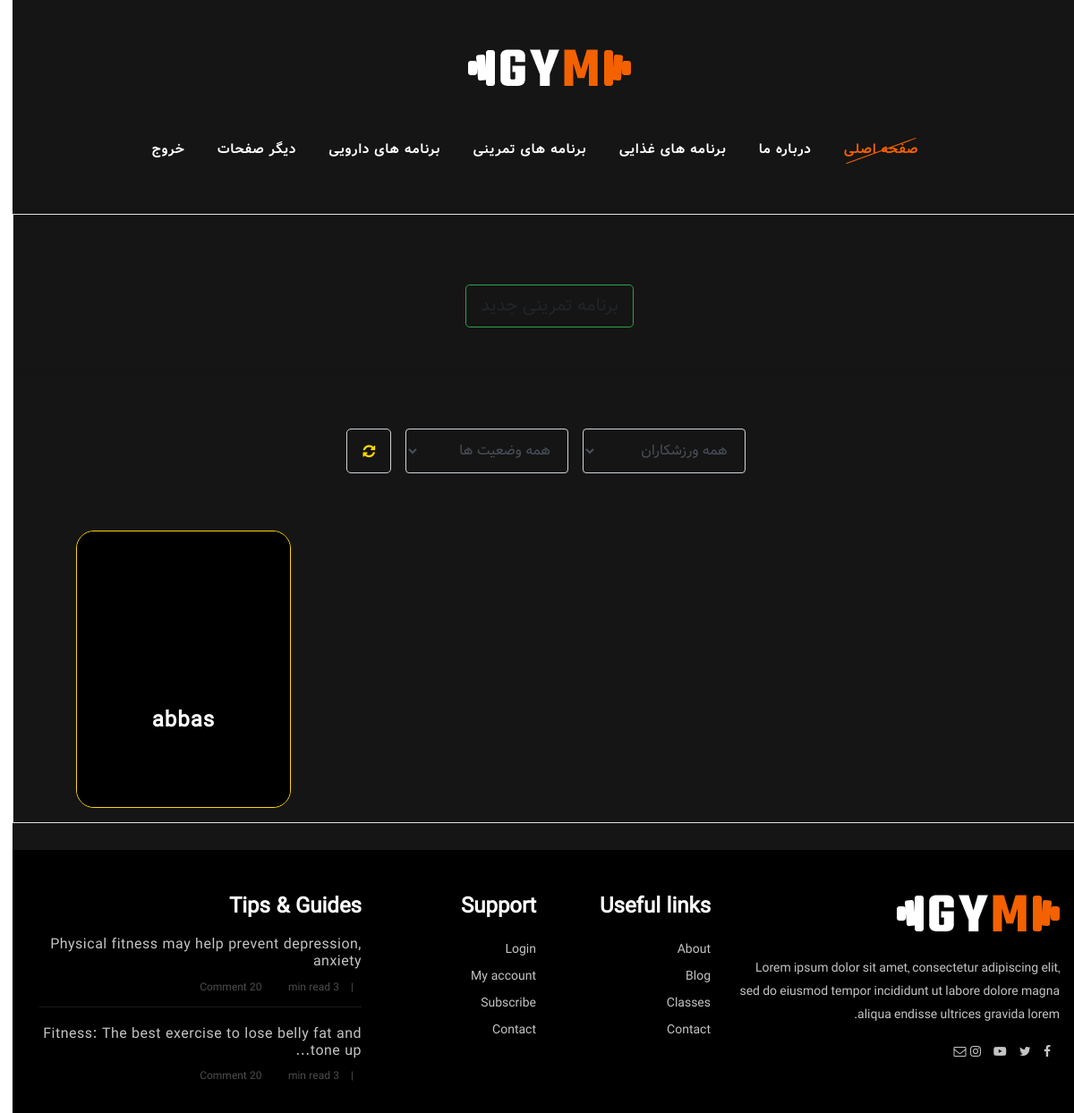
Page /manage_exercise/ExercisePlan/ (signed in) on the earlier database version.
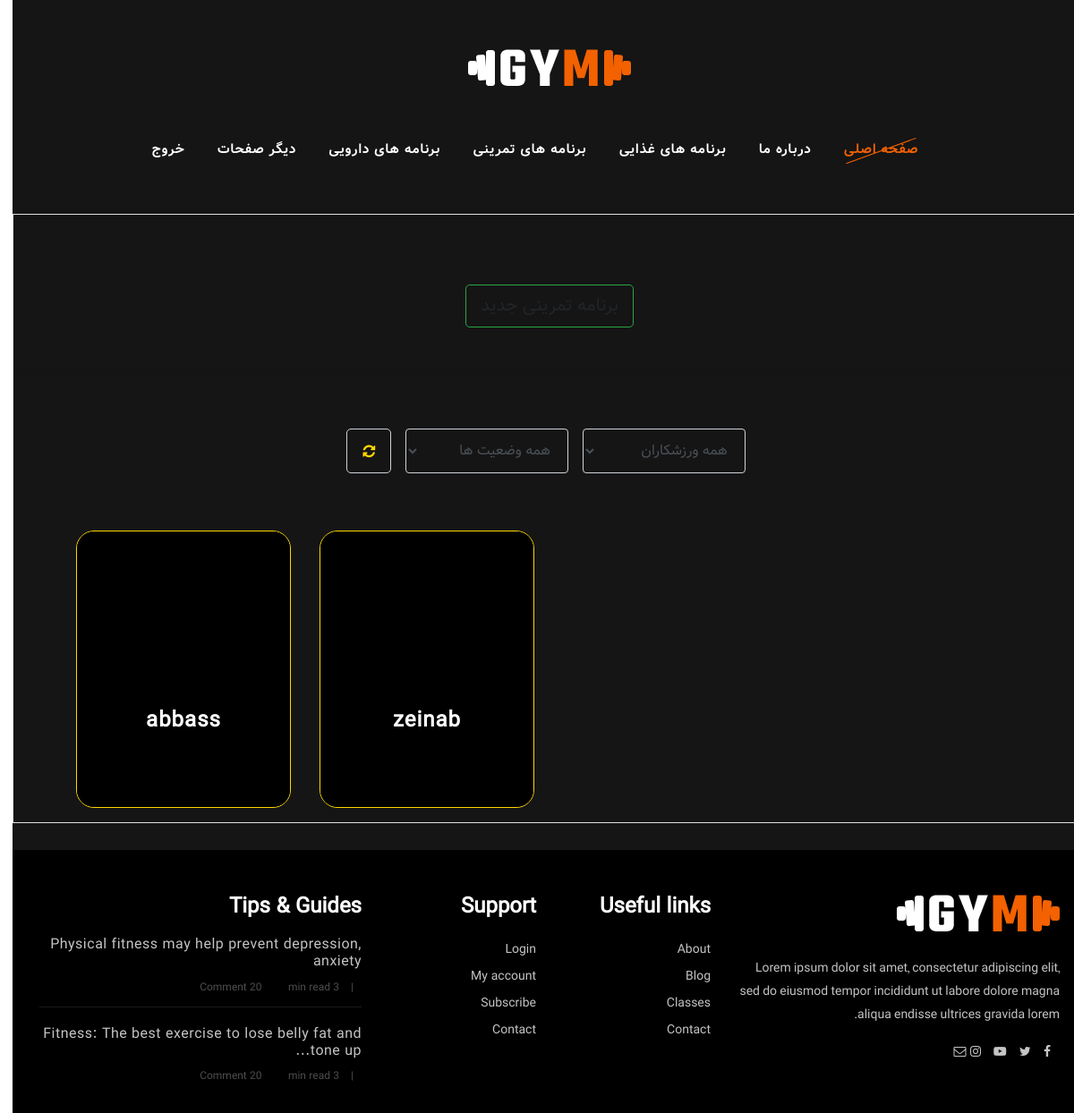
Same page on the later database version.
### Exercise/models.py (models this page shows, shortened)
class ExercisePlan(models.Model):
    STATUS = [
        ('کات', 'کات'),
        ('افزایش وزن', 'افرایش وزن'),
        ('کاهش وزن', 'کاهش وزن'),
    ]
    start_date = jmodels.jDateField(verbose_name="Start Date", auto_now_add=True)
    end_date = jmodels.jDateField(verbose_name="End Date")
    status = models.CharField(verbose_name="Status",
                              choices=STATUS, max_length=50)
    athlete = models.ForeignKey(
        Athlete, verbose_name='Athlete', on_delete=models.CASCADE, null=True, blank=True)
    exercise = models.ManyToManyField(
        Exercise, verbose_name="Exercise", through="ExercisePlanItems")

### Users/models.py (models this page shows, shortened)
class Athlete(models.Model): # if login lazem shod az abstrctuser ers bebar
    BODY_TYPE = [
        ('Ectomorphs', 'Ectomorphs'),
        ('Mesomorphs', 'Mesomorphs'),
        ('Endomorphs', 'Endomorphs'),
        ('Ecto-mesomorphs', 'Ecto-mesomorphs'),
        ('Meso-endomorphs', 'Meso-endomorphs'),
        ('Ecto-Endomorphs', 'Ecto-Endomorphs'),
    ]
    username = models.CharField(max_length=255, unique=True)
    email = models.EmailField('email address', unique=True)
    user_image = models.ImageField(
        'Profile Image',  upload_to=None, default='DU.jpg')
    address = models.CharField('Address', max_length=100 , null=True, blank=True)
    age = models.IntegerField('Age',  null=True, blank=True)
    mobile_number = models.CharField(
        'Mobile Number', max_length=15, unique=True,  validators=[PHONE_NUMBER_REGEX])
    is_mobile_submitted = models.BooleanField(
        'is mobile submitted', default=False)
    height = models.DecimalField('Height', max_digits=3, decimal_places=2 , null=True , blank=True)
    weight = models.DecimalField('weight', max_digits=3, decimal_places=1 , null=True , blank=True)
    body_type = models.CharField('Body Type', max_length=50 , choices=BODY_TYPE , null=True , blank=True)
    def __str__(self):
        return self.username

### Exercise/views.py (the view)
# urls.py: path('ExercisePlan/' , ExercisePlanList.as_view() , name='ExercisePlanList') ,
class ExercisePlanList(LoginRequiredMixin, ListView):
    model = ExercisePlan
    template_name = 'Plans/ExercisePlans/ExercisePlanList.html'
    context_object_name = 'AllExercisePlan'
    def get_context_data(self, **kwargs):
        context = super().get_context_data(**kwargs)
        query_set = self.get_queryset()
        context["all_person"] = Athlete.objects.all()
        context["all_status"] = ["افزایش وزن" , "کاهش وزن" , "کات"]
        return context

### Template/Plans/ExercisePlans/ExercisePlanList.html (shortened to what this page needs)
{% extends 'Exercise/manage_exercise.html' %}
{% load widget_tweaks %}
{% load static %}
{% block ExercisePlansList %}
<div class="d-flex justify-content-center my-5  spad">
  <a class='btn btn-outline-success btn-lg' onclick="CreatePlan('/manage_exercise/CreateExercisePlan/')">برنامه تمرینی
    جدید</a>
</div>
<hr>
<div class="row">
  <div class="d-block container" style="padding: 0 40px" class="txtSearch">
    <div class="d-block container my-5">
      <div class="row justify-content-center">
        <select name="athlete" id="athlete-select" class="form-control choosebox col-md-2 mx-2">
          <option value="">همه ورزشکاران</option>
        </select>
        <select name="status" id="status-select" class="form-control choosebox col-md-2 mx-2">
          <option value="">همه وضعیت ها</option>
        </select>
        <a onclick="refresh()" id="refresh_icon" class="d-content border-2 mx-3"><i class='fa fa-refresh'
            id="refresh_icon_id"></i></a>
      </div>
    </div>
    {% for object in AllExercisePlan %}
    <div class="containerBX m-3 float-left" id="cards">
      <div class="cardBX">
        <div class="contentBx">
          <h4 class="namesearch">{{object.athlete}}</h4>
        </div>
      </div>
    </div>
    {% endfor %}
  </div>
</div>
{% endblock ExercisePlansList %}

Differences in the rows shown:
removed ExercisePlan: athlete "abbas"
added ExercisePlan: athlete "abbass"
added ExercisePlan: athlete "zeinab"
